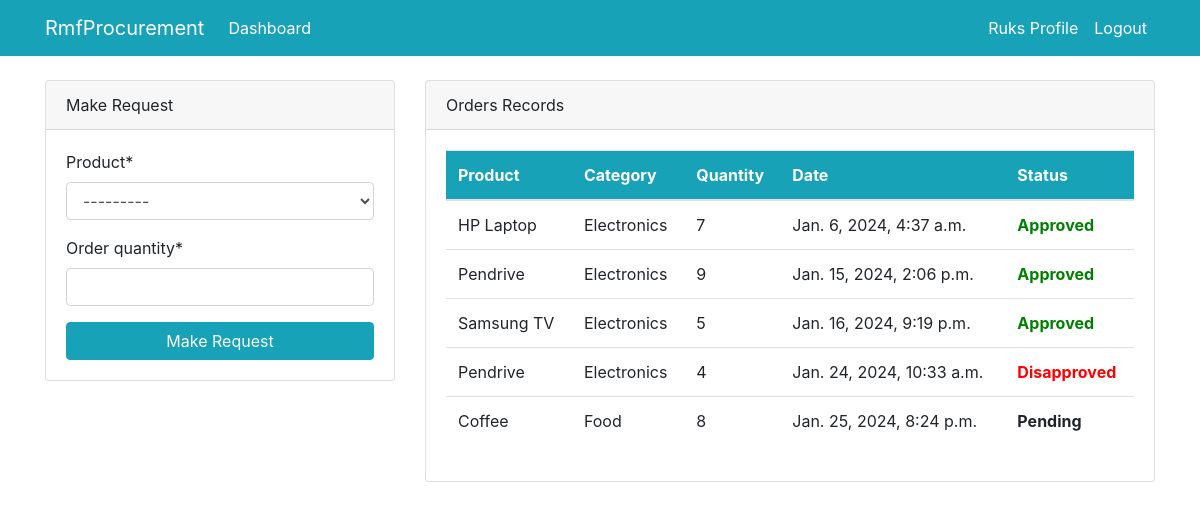
Screenshot of /dashboard/ (signed in) with the database file from the repository.
### dashboard/models.py (models this page shows, shortened)
class Order(models.Model):
    product = models.ForeignKey(Product, on_delete=models.CASCADE, null=True)
    staff = models.ForeignKey(User, models.CASCADE, null=True) # to use the user you must import user at the top
    order_quantity = models.PositiveIntegerField(null=True)
    date = models.DateTimeField(auto_now_add=True)
    status = models.IntegerField(default=0)

class Product(models.Model):
    name = models.CharField(max_length=100, null=True) # null is used to add & delete its not good 4deployment so remove
    category = models.CharField(max_length=30, choices=CATEGORY, null=True) # you use choices so you can add more to the category
    quantity = models.PositiveIntegerField(null=True)
    def __str__(self):
        return f'{self.name}-{self.quantity}'

### dashboard/views.py (the view)
# urls.py: path('', views.index, name='dashboard-index'),
@login_required(login_url='user-login') # You have to login first to access the page
def index(request):
    orders = Order.objects.all() # Logic to view d staff request on its page
    products = Product.objects.all()
    orders_count = orders.count()
    product_count = products.count()
    workers_count = User.objects.all().count()
    if request.method=='POST':
        form = OrderForm(request.POST)
        if form.is_valid():
            instance = form.save(commit=False) #if commit=false we havent saved it yet
            instance.staff = request.user # This provides the username on the order
            instance.save()
            return redirect('dashboard-index')
    else:
        form = OrderForm()
    context={
        'orders': orders,
        'form': form,
        'products': products,
        'product_count': product_count,
        'orders_count': orders_count,
        'workers_count': workers_count,
    }
    return render(request, 'dashboard/index.html', context)

### dashboard/forms.py
class OrderForm(forms.ModelForm):
    class Meta:
        model = Order
        fields = ['product', 'order_quantity']

### templates/dashboard/index.html (shortened to what this page needs)
{% extends 'partials/base.html' %}
{% block content %}
{% if user.is_authenticated and user.is_staff and user.is_superuser %}
{% include 'partials/topnav.html' %}
<div class="container">
    <div class="row my-5">
        <div class="col-md-6">
            <div class="bg-white">
                <canvas id="myChart1" width="400" height="300"></canvas>
                <script>
                    var ctx = document.getElementById('myChart1').getContext('2d');
                    var myChart1 = new Chart(ctx, {
                        type: 'pie',
                        data: {
                            labels: [{% for order in orders %} '{{ order.product.name }}', {% endfor %}],
                            datasets: [{
                                label: 'Orders',
                                data: [{% for order in orders %} {{ order.order_quantity }}, {% endfor %}],
                                backgroundColor: [
                                    'rgba(255, 99, 132, 1)',
                                    'rgba(54, 162, 235, 1)',
                                    'rgba(255, 206, 86, 1)',
                                    'rgba(75, 192, 192, 1)',
                                    'rgba(153, 102, 255, 1)',
                                    'rgba(255, 159, 64, 1)',
                                    'rgba(255, 80, 12, 1)',
                                    'rgba(54, 150, 210, 1)',
                                    'rgba(255, 106, 66, 1)',
                                    'rgba(175, 92, 92, 1)',
                                    'rgba(53, 102, 25, 1)',
                                    'rgba(25, 179, 24, 1)'
                                ],
                                borderColor: [
                                    'rgba(255, 99, 132, 1)',
                                    'rgba(54, 162, 235, 1)',
                                    'rgba(255, 206, 86, 1)',
                                    'rgba(75, 192, 192, 1)',
                                    'rgba(153, 102, 255, 1)',
                                    'rgba(255, 159, 64, 1)'
                                ],
                                borderWidth: 1
                            }]
                        },
                        options: {
                            scales: {
                                yAxes: [{
                                    ticks: {
                                        beginAtZero: true
                                    }
                                }]
                            }
                        }
                    });
                </script>
            </div>
        </div>
        <div class="col-md-6">
            <div class="bg-white">
                <canvas id="myChart" width="400" height="300"></canvas>
                <script>
                    var ctx = document.getElementById('myChart').getContext('2d');
                    var myChart = new Chart(ctx, {
                        type: 'bar',
                        data: {
                            labels: [{% for product in products%} '{{ product.name }}', {% endfor %}],
                            datasets: [{
                                label: 'Products',
                                data: [{% for product in products%} '{{ product.quantity }}', {% endfor %}],
                                backgroundColor: [
                                    'rgba(255, 99, 132, 1)',
                                    'rgba(54, 162, 235, 1)',
                                    'rgba(255, 206, 86, 1)',
                                    'rgba(75, 192, 192, 1)',
                                    'rgba(153, 102, 255, 1)',
                                    'rgba(255, 159, 64, 1)',
                                    'rgba(155, 199, 32, 1)',
                                    'rgba(154, 130, 35, 1)',
                                    'rgba(55, 106, 66, 1)',
                                    'rgba(175, 112, 92, 1)',
                                    'rgba(53, 202, 155, 1)',
                                    'rgba(55, 59, 34, 1)'
                                ],
                                borderColor: [
                                    'rgba(255, 99, 132, 1)',
                                    'rgba(54, 162, 235, 1)',
                                    'rgba(255, 206, 86, 1)',
                                    'rgba(75, 192, 192, 1)',
                                    'rgba(153, 102, 255, 1)',
                                    'rgba(255, 159, 64, 1)'
                                ],
                                borderWidth: 1
                            }]
                        },
                        options: {
                            scales: {
                                yAxes: [{
                                    ticks: {
                                        beginAtZero: true
                                    }
                                }]
                            }
                        }
                    });
                </script>
            </div>
        </div>
    </div>
</div>
{% else %}
{% include 'dashboard/staff_index.html' %}
{% endif %}
{% endblock %}

### templates/partials/nav.html (shortened to what this page needs)
    <nav class="navbar navbar-expand-lg navbar-info bg-info">
        {% if user.is_authenticated %}
        <div class="container">
            <a class="navbar-brand text-white" href="{% url 'dashboard-index' %}">RmfProcurement</a>
            <div class="collapse navbar-collapse" id="navbarSupportedContent">
                <ul class="navbar-nav mr-auto">
                    <li class="nav-item active">
                        <a class="nav-link text-white" href="{% url 'dashboard-index' %}">Dashboard</a>
                    </li>
                </ul>
                <ul class="navbar-nav ml-auto">
                    <li class="nav-item active">
                        <a class="nav-link text-white" href="{% url 'user-profile' %}">{{ user.username }} Profile<span class="sr-only">(current)</span></a>
                    </li>
                    <li class="nav-item">
                    <a class="nav-link text-white" href="{% url 'user-logout' %}">Logout</a>
                    </li>
                </ul>
                {% endif %}
            </div>
        </div>
    </nav>

### templates/dashboard/staff_index.html (shortened to what this page needs)
{% load crispy_forms_tags %}
<div class="container">
        <div class="row mt-4">
            <div class="col-md-4">
                <div class="card">
                    <div class="card-header">
                        Make Request
                    </div>
                    <div class="card-body">
                        <form method="POST">
                            {{ form|crispy }}
                            <input class="btn btn-info btn-block" type="submit" value="Make Request">
                        </form>
                    </div>
                </div>
            </div>
            <div class="col-md-8">
                <div class="card">
                    <div class="card-header">
                        Orders Records
                    </div>
                    <div class="card-body">
                        <table class="table bg-white">
                            <thead class="bg-info text-white">
                                <tr>
                                    <th scope="col">Product</th>
                                    <th scope="col">Category</th>
                                    <th scope="col">Quantity</th>
                                    <th scope="col">Date</th>
                                    <th scope="col">Status</th>
                                </tr>
                            </thead>
                            <tbody>
                                {% for order in orders %}
                                {% if order.staff == user %}
                                <tr>
                                    <td>{{ order.product.name }}</td>
                                    <td>{{ order.product.category }}</td>
                                    <td>{{ order.order_quantity }}</td>
                                    <td>{{ order.date }}</td>
                                    {% if order.status == 0%}
                                        <td style="font-weight: bold;">Pending</td>
                                    {% elif order.status == 1%}
                                    <td style="font-weight: bold; color: green;">Approved</td>
                                    {% else %}
                                    <td style="font-weight: bold; color: red;">Disapproved</td>
                                    {% endif %}
                                </tr>
                                {% endif %}
                                {% endfor %}
                            </tbody>
                        </table>
                    </div>
                </div>
            </div>
        </div>
</div>

### rows the page displays
Order: product.name "HP Laptop", product.category "Electronics", order_quantity "7", date "Jan. 6, 2024, 4:37 a.m.", status "Approved"
Order: product.name "Pendrive", product.category "Electronics", order_quantity "9", date "Jan. 15, 2024, 2:06 p.m.", status "Approved"
Order: product.name "Samsung TV", product.category "Electronics", order_quantity "5", date "Jan. 16, 2024, 9:19 p.m.", status "Approved"
Order: product.name "Pendrive", product.category "Electronics", order_quantity "4", date "Jan. 24, 2024, 10:33 a.m.", status "Disapproved"
Order: product.name "Coffee", product.category "Food", order_quantity "8", date "Jan. 25, 2024, 8:24 p.m.", status "Pending"

### other values shown
{{ user.username }} "Ruks"
